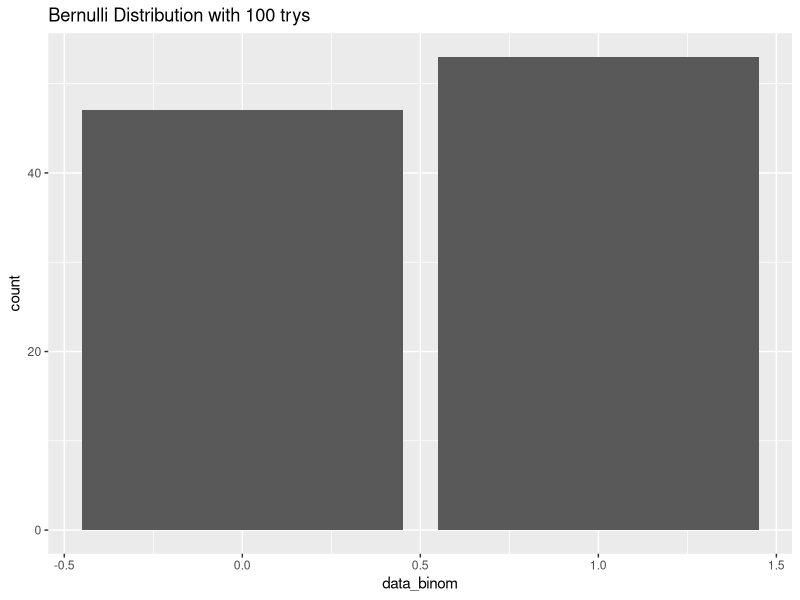
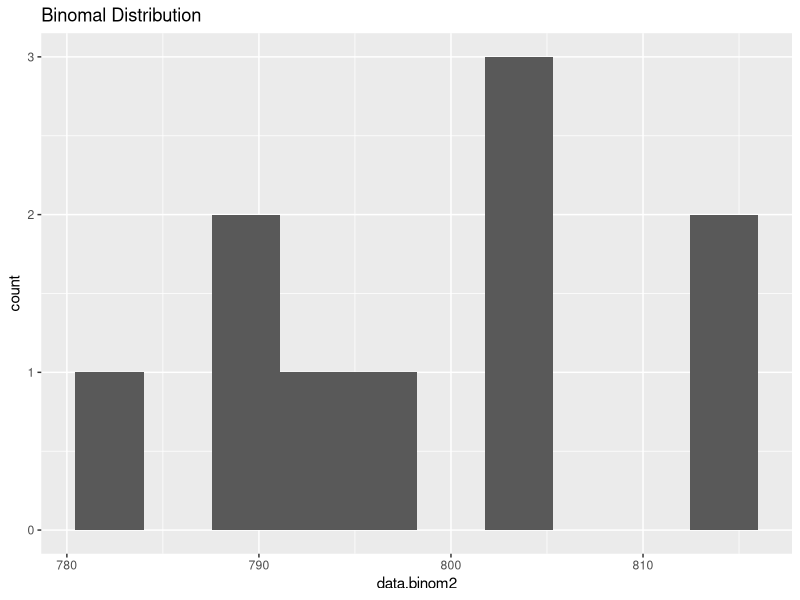
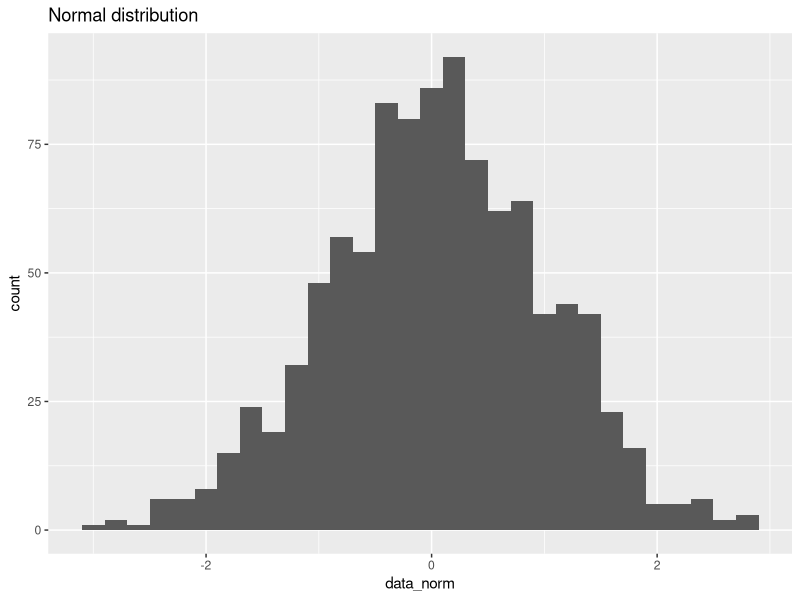

Source code (R) for these figures, in order:
## ---- chunk 1
library(tidyverse)

## ---- chunk 2
set.seed(2010837870) #Random numbers generator is set to this position, so that random numbers can be reproduced later

# Generate bernoulli data # bernoulli distribution in r 
data_binom <- rbinom(n=100, size=1, prob=0.5)

ggplot(data.frame(data_binom),aes(data_binom))+
  geom_bar()+
  ggtitle("Bernulli Distribution with 100 trys")

# Plot the distribution # is it Fair/balanced? as expected?
## ---- chunk 3
# Generate binomial data
data.binom2 <- rbinom(n=10, size=1000, p=0.8) #???

# Plot the distribution
ggplot(tibble(data.binom2), aes(data.binom2))+
  geom_histogram(bins = 10)+
  ggtitle("Binomal Distribution")

# Assign and print probability of 8 or less successes
prob1 <- pbinom(8,10,0.8)

# Assign and print probability of all 10 successes
prob2 <- dbinom(10,10,0.8)


## ---- chunk 4
# Generate normal data
data_norm <- rnorm(1000, mean=0, sd=1)

# Plot distribution
ggplot(data=tibble(data_norm), aes(data_norm))+
  geom_histogram(bins = 30)+
  ggtitle("Normal distribution")

# Compute and print true probability for greater than 2
true_prob <- 1 - pnorm(q=2, sd=1)

# Compute and print sample probability for greater than 2 (by hand) - empirical for the sample
sample_prob <-  NULL


